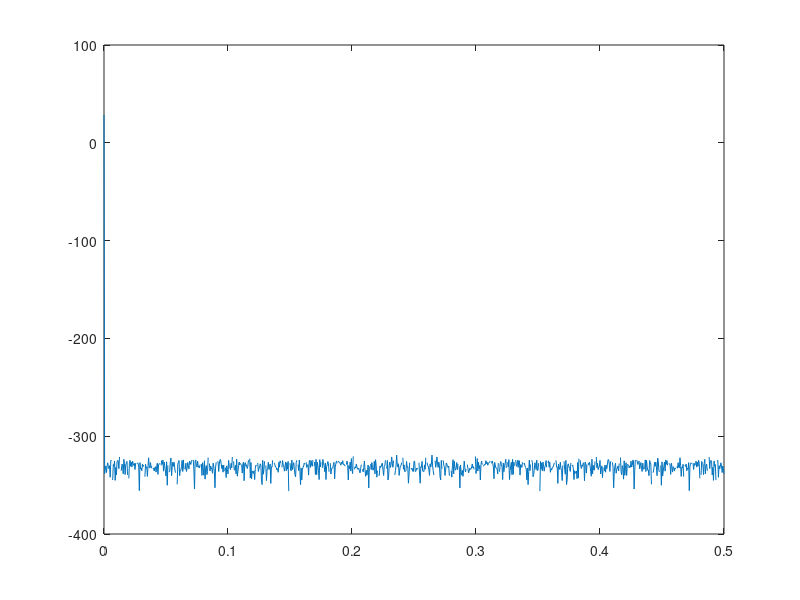

The MATLAB script that drew this image:
b1 = [1, 2, 1];
b2 = [1, -2, 1];
b3 = [1, 0.851559, 1];
b4 = [1, -1.90211, 1];
b5 = [1, 1.17557, 1];

a1 = [1, 2, 1];
a2 = [1, -2, 1];
a3 = [1, 0.851559, 1];
a4 = [1, -1.90211, 1];
a5 = [1, 1.17557, 1];

g = 0.0264722;

x = rand(1,1001);
% x = [1 4 10 -1 0 0 0 0];

y1 = filter(g*b1,a1,x);
y2 = filter(b2,a2,y1);
y3 = filter(b3,a3,y2);
y4 = filter(b4,a4,y3);
y5 = filter(b5,a5,y4);

Hf = fft(y5./x);
f = linspace(0,0.5,length(x));
plot(f,20*log10(abs(Hf)));
